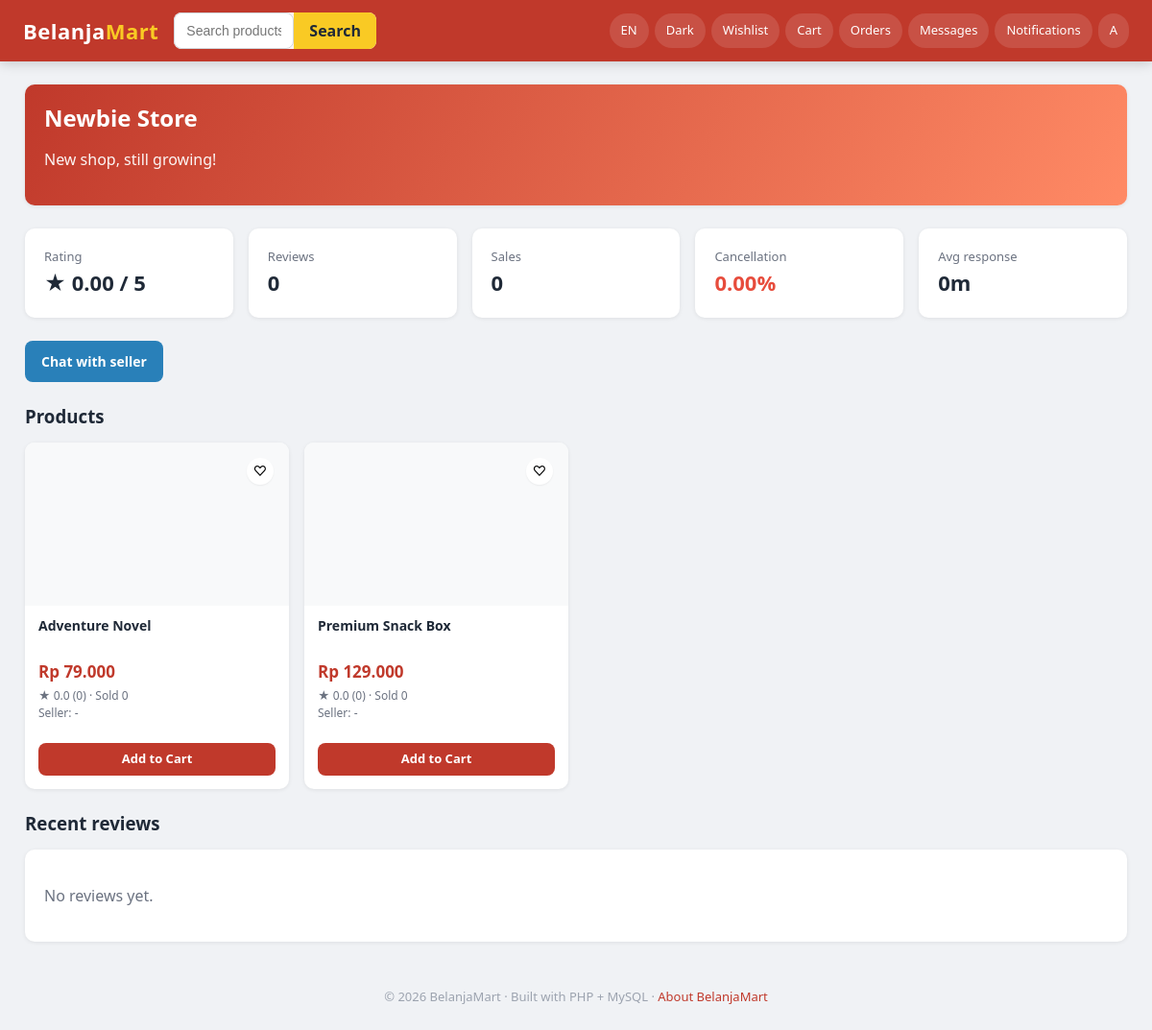
Page /frontend/pages/shared/seller_profile.php?id=4 (signed in) on the committed database.
### tables this page shows
CREATE TABLE seller_profiles (
    user_id        INT PRIMARY KEY,
    shop_name      VARCHAR(120) NOT NULL,
    description    TEXT,
    banner         VARCHAR(255) DEFAULT NULL,
     
    avg_rating         DECIMAL(3,2)  NOT NULL DEFAULT 0,
    total_reviews      INT NOT NULL DEFAULT 0,
    total_sales        INT NOT NULL DEFAULT 0,         
    total_cancellations INT NOT NULL DEFAULT 0,
    response_time_min  INT NOT NULL DEFAULT 0,         
    cancellation_rate  DECIMAL(5,2) NOT NULL DEFAULT 0,    
    delivery_success_rate DECIMAL(5,2) NOT NULL DEFAULT 100,
    is_verified        TINYINT(1) NOT NULL DEFAULT 0,
    FOREIGN KEY (user_id) REFERENCES users(user_id) ON DELETE CASCADE
);

CREATE TABLE products (
    product_id     INT AUTO_INCREMENT PRIMARY KEY,
    seller_id      INT NOT NULL,                     
    category_id    INT,
    product_name   VARCHAR(180) NOT NULL,
    description    TEXT,
    price          DECIMAL(12,2) NOT NULL,           
    currency_code  CHAR(3) NOT NULL DEFAULT 'IDR',
    stock          INT NOT NULL DEFAULT 0,
    image          VARCHAR(255) DEFAULT NULL,
    weight_grams   INT NOT NULL DEFAULT 500,
    is_active      TINYINT(1) NOT NULL DEFAULT 1,
    average_rating DECIMAL(3,2) NOT NULL DEFAULT 0,
    total_reviews  INT NOT NULL DEFAULT 0,
    total_sold     INT NOT NULL DEFAULT 0,
    views          INT NOT NULL DEFAULT 0,
    created_at     TIMESTAMP DEFAULT CURRENT_TIMESTAMP,
    updated_at     TIMESTAMP DEFAULT CURRENT_TIMESTAMP ON UPDATE CURRENT_TIMESTAMP,
    FOREIGN KEY (seller_id)     REFERENCES users(user_id) ON DELETE CASCADE,
    FOREIGN KEY (category_id)   REFERENCES categories(category_id) ON DELETE SET NULL,
    FOREIGN KEY (currency_code) REFERENCES currencies(currency_code),
    INDEX idx_seller   (seller_id),
    INDEX idx_category (category_id),
    INDEX idx_active   (is_active),
    FULLTEXT KEY ft_name_desc (product_name, description)
);

CREATE TABLE currencies (
    currency_code  CHAR(3) PRIMARY KEY,             
    symbol         VARCHAR(8)   NOT NULL,
    name           VARCHAR(60)  NOT NULL,
     
    rate_to_usd    DECIMAL(18,6) NOT NULL DEFAULT 1,
    updated_at     TIMESTAMP DEFAULT CURRENT_TIMESTAMP ON UPDATE CURRENT_TIMESTAMP
);

### backend/config/bootstrap.php (called while the page is built, shortened)
<?php
if (!defined('BM_BOOTSTRAPPED')) {
    $cfg = $GLOBALS['BM_CONFIG'];
    spl_autoload_register(function ($class) {
        $roots = [
            __DIR__ . '/../core/',
            __DIR__ . '/../models/',
            __DIR__ . '/../services/',
            __DIR__ . '/../controllers/',
            __DIR__ . '/../middleware/',
        ];
        foreach ($roots as $root) {
            $file = $root . $class . '.php';
            if (is_file($file)) {
                return;
            }
        }
    });
    foreach (['uploads', 'chat', 'logs'] as $key) {
        $path = $cfg['storage'][$key] ?? null;
        if ($path && !is_dir($path)) {
            @mkdir($path, 0777, true);
        }
    }
    require_once __DIR__ . '/../core/helpers.php';
}

### backend/core/Database.php (called while the page is built, shortened)
<?php
class Database
{
    private static ?PDO $pdo = null;
    public static function pdo(): PDO
    {
        if (self::$pdo instanceof PDO) {
            return self::$pdo;
        }
        $cfg  = config('db');
        $dsn  = sprintf(
            'mysql:host=%s;port=%d;dbname=%s;charset=%s',
            $cfg['host'], $cfg['port'], $cfg['database'], $cfg['charset']
        );
        try {
            self::$pdo = new PDO($dsn, $cfg['username'], $cfg['password'], [
                PDO::ATTR_ERRMODE            => PDO::ERRMODE_EXCEPTION,
                PDO::ATTR_DEFAULT_FETCH_MODE => PDO::FETCH_ASSOC,
                PDO::ATTR_EMULATE_PREPARES   => false,
            ]);
        } catch (PDOException $e) {
            http_response_code(500);
            die('Database connection failed: ' . $e->getMessage());
        }
        return self::$pdo;
    }
    public static function run(string $sql, array $params = []): PDOStatement
    {
        $stmt = self::pdo()->prepare($sql);
        $stmt->execute($params);
        return $stmt;
    }
    public static function one(string $sql, array $params = []): ?array
    {
        $row = self::run($sql, $params)->fetch();
        return $row ?: null;
    }
    public static function all(string $sql, array $params = []): array
    {
        return self::run($sql, $params)->fetchAll();
    }
}

### backend/models/UserModel.php (called while the page is built, shortened)
<?php
class UserModel
{
    public static function sellerProfile(int $userId): ?array
    {
        return Database::one("
            SELECT u.user_id, u.name, u.email, u.avatar, u.country_code,
                   u.preferred_currency, u.created_at, u.last_login_at,
                   sp.shop_name, sp.description, sp.banner,
                   sp.avg_rating, sp.total_reviews, sp.total_sales,
                   sp.total_cancellations, sp.cancellation_rate,
                   sp.delivery_success_rate, sp.response_time_min, sp.is_verified
            FROM users u
            JOIN seller_profiles sp ON sp.user_id = u.user_id
            WHERE u.user_id = ? AND u.role = 'seller'
        ", [$userId]);
    }
}

### backend/models/ProductModel.php (called while the page is built, shortened)
<?php
class ProductModel
{
    public static function bySeller(int $sellerId): array
    {
        return Database::all("
            SELECT p.*, c.category_name
            FROM products p
            LEFT JOIN categories c ON p.category_id = c.category_id
            WHERE p.seller_id = ?
            ORDER BY p.created_at DESC
        ", [$sellerId]);
    }
}

### backend/core/Currency.php (called while the page is built, shortened)
<?php
class Currency
{
    private static array $cache = [];
    public static function load(): array
    {
        if (!empty(self::$cache)) return self::$cache;
        $rows = Database::all("SELECT * FROM currencies");
        foreach ($rows as $r) self::$cache[$r['currency_code']] = $r;
        return self::$cache;
    }
    public static function symbol(string $code): string
    {
        $all = self::load();
        return $all[$code]['symbol'] ?? $code;
    }
    public static function convert(float $amount, string $from, string $to): float
    {
        if ($from === $to) return $amount;
        $usd = $amount / max(self::rate($from), 0.0000001);
        return $usd * self::rate($to);
    }
    public static function format(float $amount, string $code): string
    {
        $sym = self::symbol($code);
        $decimals = in_array($code, ['IDR', 'JPY'], true) ? 0 : 2;
        return $sym . ' ' . number_format($amount, $decimals, ',', '.');
    }
    public static function display(float $amount, string $from, string $to): string
    {
        return self::format(self::convert($amount, $from, $to), $to);
    }
}

### backend/core/Lang.php (called while the page is built, shortened)
<?php
class Lang
{
    private static ?string $locale = null;
    private static array $strings = [];
    private static array $fallback = [];
    private static bool $loaded = false;
    public static function locale(): string
    {
        if (self::$locale === null) {
            self::$locale = $_SESSION['__locale']
                ?? config('defaults.locale_code', 'en');
        }
        return self::$locale;
    }
    private static function load(): void
    {
        if (self::$loaded) return;
        $dir = __DIR__ . '/../lang/';
        $locale = self::locale();
        $fallbackFile = $dir . 'en.json';
        if (is_file($fallbackFile)) {
            self::$fallback = json_decode(file_get_contents($fallbackFile), true) ?: [];
        }
        if ($locale !== 'en') {
            $localeFile = $dir . $locale . '.json';
            if (is_file($localeFile)) {
                self::$strings = json_decode(file_get_contents($localeFile), true) ?: [];
            }
        } else {
            self::$strings = self::$fallback;
        }
        self::$loaded = true;
    }
    public static function get(string $key, array $replace = []): string
    {
        $text = self::$strings[$key] ?? self::$fallback[$key] ?? $key;
        return $text;
    }
}

### frontend/pages/shared/seller_profile.php (the view, shortened to what this page needs)
<?php
require_once __DIR__ . '/../../../backend/config/bootstrap.php';
$user    = current_user();
$id      = (int) ($_GET['id'] ?? 0);
$profile = UserModel::sellerProfile($id);
$products= ProductModel::bySeller($id);
$reviews = ReviewModel::forSeller($id, 8);
$displayCur = $user['currency'] ?? 'IDR';
?>
<div class="card" style="background: linear-gradient(120deg, var(--color-primary), #ff8a65); color:#fff;">
    <h2><?= e($profile['shop_name']) ?> <?php if ($profile['is_verified']): ?><span class="tag tag-success" style="font-size:11px; padding:2px 8px; vertical-align:middle;">Verified</span><?php endif; ?></h2>
    <p style="opacity:.95;"><?= e($profile['description'] ?? '') ?></p>
</div>
<div class="grid mt-3" style="grid-template-columns: repeat(auto-fit, minmax(160px, 1fr));">
    <div class="card"><div class="text-muted fs-13">Rating</div><div class="fw-bold" style="font-size:22px;">★ <?= number_format((float) $profile['avg_rating'], 2) ?> / 5</div></div>
    <div class="card"><div class="text-muted fs-13">Reviews</div><div class="fw-bold" style="font-size:22px;"><?= (int) $profile['total_reviews'] ?></div></div>
    <div class="card"><div class="text-muted fs-13">Sales</div><div class="fw-bold" style="font-size:22px;"><?= (int) $profile['total_sales'] ?></div></div>
    <div class="card"><div class="text-muted fs-13">Cancellation</div><div class="fw-bold text-danger" style="font-size:22px;"><?= number_format((float) $profile['cancellation_rate'], 2) ?>%</div></div>
    <div class="card"><div class="text-muted fs-13">Avg response</div><div class="fw-bold" style="font-size:22px;"><?= (int) $profile['response_time_min'] ?>m</div></div>
</div>
<div class="row mt-3">
    <?php if ($user['role'] === 'buyer'): ?>
        <a class="btn btn-info" href="<?= base_url('/frontend/pages/shared/chat.php?seller_id=' . $id) ?>">Chat with seller</a>
    <?php endif; ?>
</div>
<h3 class="mt-3 mb-2">Products</h3>
<?php if (empty($products)): ?>
    <p class="text-muted">No products yet.</p>
<?php else: ?>
<div class="grid grid-cards">
    <?php foreach ($products as $p) component('product_card', ['p' => $p, 'displayCurrency' => $displayCur]); ?>
</div>
<?php endif; ?>
<h3 class="mt-3 mb-2">Recent reviews</h3>
<div class="card">
<?php if (empty($reviews)): ?>
    <p class="text-muted">No reviews yet.</p>
<?php else: foreach ($reviews as $r): ?>
    <div style="border-bottom:1px solid var(--border); padding: 8px 0;">
        <div class="row" style="justify-content:space-between;">
            <div class="fw-600"><?= e($r['user_name']) ?> · <?= e($r['product_name']) ?></div>
            <div>★ <?= (int) $r['rating'] ?></div>
        </div>
        <div class="text-muted fs-13"><?= e($r['comment']) ?></div>
    </div>
<?php endforeach; endif; ?>
</div>

### frontend/components/product_card.php (shortened to what this page needs)
<?php
$display = $displayCurrency ?? ($p['currency_code'] ?? 'IDR');
$priceText = Currency::display(
    (float) $p['price'],
    $p['currency_code'] ?? 'IDR',
    $display
);
$wished = !empty($p['_wished']);
?>
<div class="product-card">
    <a href="<?= base_url('/frontend/pages/shared/product_detail.php?id=' . (int) $p['product_id']) ?>" style="color:inherit;">
        <div class="img">
            <?php if (current_user() && (current_user()['role'] ?? null) === 'buyer'): ?>
                <form method="POST" action="<?= base_url('/frontend/pages/buyer/wishlist.php') ?>" style="position:absolute; top:8px; right:8px;">
                    <button type="submit" class="wish-btn <?= $wished ? 'active' : '' ?>" title="Wishlist">
                        <?= $wished ? '♥' : '♡' ?>
                    </button>
                </form>
            <?php endif; ?>
        </div>
        <div class="body">
            <div class="name"><?= e($p['product_name']) ?></div>
            <div class="price"><?= $priceText ?></div>
            <div class="meta">★ <?= number_format((float) $p['average_rating'], 1) ?>
                (<?= (int) $p['total_reviews'] ?>) · <?= e(__('Sold')) ?> <?= (int) ($p['total_sold'] ?? 0) ?></div>
            <div class="meta"><?= e(__('Seller')) ?>: <?= e($p['shop_name'] ?? $p['seller_name'] ?? '-') ?>
            </div>
        </div>
    </a>
    <div class="body" style="padding-top:0;">
        <div class="actions">
            <?php if (current_user() && (current_user()['role'] ?? null) === 'buyer'): ?>
                <a href="<?= base_url('/frontend/pages/buyer/cart.php?add=' . (int) $p['product_id']) ?>" class="btn btn-primary btn-sm btn-block"><?= e(__('Add to Cart')) ?></a>
            <?php else: ?>
                <a href="<?= base_url('/frontend/pages/shared/product_detail.php?id=' . (int) $p['product_id']) ?>" class="btn btn-outline btn-sm btn-block"><?= e(__('View Details')) ?></a>
            <?php endif; ?>
        </div>
    </div>
</div>

### frontend/assets/css/style.css (style rules this page uses)
:root { --color-primary: #c0392b; --color-primary-hover: #a93226; --color-accent: #f9ca24; --color-success: #27ae60; --color-warning: #e67e22; --color-danger: #e74c3c; --color-info: #2980b9; --bg-body: #f0f2f5; --bg-surface: #ffffff; --bg-muted: #f8f9fa; --bg-elevated: #ffffff; --border: #e7e7eb; --border-strong: #d1d5db; --text: #1f2937; --text-muted: #6b7280; --text-soft: #9ca3af; --shadow-sm: 0 1px 2px rgba(0,0,0,.06); --shadow: 0 1px 4px rgba(0,0,0,.08); --shadow-lg: 0 8px 24px rgba(0,0,0,.12); --radius-sm: 6px; --radius: 10px; --radius-lg: 16px; --transition: 200ms cubic-bezier(.4,0,.2,1); --topbar-h: 64px; }
*, *::before, *::after { box-sizing: border-box; }
html, body { margin: 0; padding: 0; }
body { font-family: 'Segoe UI', system-ui, -apple-system, Roboto, Arial, sans-serif; background: var(--bg-body); color: var(--text); line-height: 1.5; transition: background var(--transition), color var(--transition); min-height: 100vh; }
a { color: var(--color-primary); text-decoration: none; }
button { font: inherit; cursor: pointer; }
h1,h2,h3,h4,h5 { margin: 0; line-height: 1.25; }
.row { display: flex; flex-wrap: wrap; gap: 16px; }
.grid { display: grid; gap: 16px; }
.grid-cards { grid-template-columns: repeat(auto-fill, minmax(220px, 1fr)); }
.text-muted { color: var(--text-muted); }
.text-danger { color: var(--color-danger); }
.fs-13 { font-size: 13px; }
.fw-bold { font-weight: 700; }
.mt-3 { margin-top: 24px; }
.mb-2 { margin-bottom: 16px; }
.card { background: var(--bg-surface); border-radius: var(--radius); box-shadow: var(--shadow); padding: 20px; }
.card h2, .card h3 { margin-bottom: 12px; }
.btn { display: inline-flex; align-items: center; justify-content: center; gap: 8px; padding: 10px 16px; border-radius: 8px; border: 1px solid transparent; font-weight: 600; font-size: 14px; cursor: pointer; transition: background var(--transition), transform var(--transition), box-shadow var(--transition); text-decoration: none; background: var(--bg-muted); color: var(--text); }
.btn-primary { background: var(--color-primary); color: #fff; }
.btn-info { background: var(--color-info); color: #fff; }
.btn-block { width: 100%; }
.btn-sm { padding: 6px 12px; font-size: 13px; }
.product-card { background: var(--bg-surface); border-radius: var(--radius); box-shadow: var(--shadow); overflow: hidden; display: flex; flex-direction: column; transition: transform var(--transition), box-shadow var(--transition); }
.product-card .img { background: var(--bg-muted); height: 170px; display: flex; align-items: center; justify-content: center; font-size: 48px; color: var(--text-soft); position: relative; }
.product-card .body { padding: 12px 14px 14px; flex: 1; display: flex; flex-direction: column; }
.product-card .name { font-weight: 600; font-size: 14px; min-height: 38px; line-height: 1.3; display: -webkit-box; -webkit-line-clamp: 2; -webkit-box-orient: vertical; overflow: hidden; }
.product-card .price { color: var(--color-primary); font-weight: 800; font-size: 17px; margin: 6px 0 4px; }
.product-card .meta { font-size: 12px; color: var(--text-muted); }
.product-card .actions { margin-top: auto; padding-top: 8px; display: flex; gap: 6px; }
.wish-btn { position: absolute; top: 8px; right: 8px; background: var(--bg-surface); border: 0; width: 28px; height: 28px; border-radius: 50%; box-shadow: var(--shadow-sm); font-size: 14px; line-height: 1; display: inline-flex; align-items: center; justify-content: center; transition: transform var(--transition); }

### rows in the picture
seller_profiles: shop_name "Newbie Store", description "New shop, still growing!", avg_rating "0.00", total_reviews "0", total_sales "0", cancellation_rate "0.00", response_time_min "0"
products: product_name "Adventure Novel", priceText "Rp 79.000", average_rating "0.0", total_reviews "0", total_sold "0", shop_name "-"
products: product_name "Premium Snack Box", priceText "Rp 129.000", average_rating "0.0", total_reviews "0", total_sold "0", shop_name "-"

### other values in the picture
$langFlags[$currentLang] "EN"
__('Wishlist') "Wishlist"
__('Cart') "Cart"
__('Orders') "Orders"
__('Messages') "Messages"
__('Notifications') "Notifications"
mb_strtoupper(mb_substr($user['name'], 0, 1)) "A"
__('About BelanjaMart') "About BelanjaMart"
